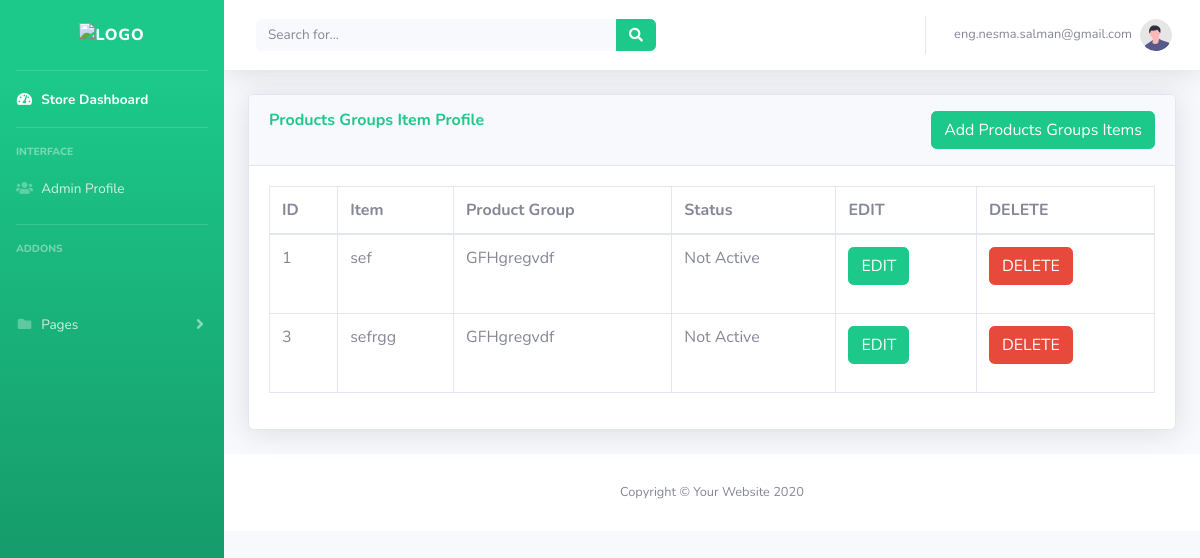
Screenshot of /productsgroupsitems.php (signed in) with the database file from the repository.
### tables this page shows
CREATE TABLE `productsgroupsitems` (
  `id` int(11) NOT NULL,
  `item_id` int(11) NOT NULL,
  `productgroup_id` int(11) NOT NULL,
  `status` varchar(200) NOT NULL DEFAULT '',
  `created_at` timestamp NOT NULL DEFAULT current_timestamp(),
  `updated_at` timestamp NOT NULL DEFAULT current_timestamp(),
  `deleted_at` timestamp NOT NULL DEFAULT current_timestamp()
);

CREATE TABLE `items` (
  `id` int(11) NOT NULL,
  `title_en` varchar(300) NOT NULL,
  `title_ar` varchar(300) NOT NULL,
  `description_en` varchar(300) NOT NULL,
  `description_ar` varchar(300) NOT NULL,
  `price` int(11) NOT NULL,
  `discount` varchar(11) NOT NULL,
  `quantity` int(11) NOT NULL,
  `category_id` int(11) NOT NULL,
  `thumnailimage_url` varchar(233) NOT NULL,
  `status` varchar(11) NOT NULL DEFAULT '',
  `sort` int(13) NOT NULL,
  `video_url` varchar(122) NOT NULL,
  `created_at` timestamp NOT NULL DEFAULT current_timestamp() ON UPDATE current_timestamp(),
  `updated_at` timestamp NULL DEFAULT NULL,
  `deleted_at` timestamp NULL DEFAULT NULL
);

CREATE TABLE `productgroup` (
  `id` int(11) NOT NULL,
  `title_en` varchar(300) NOT NULL,
  `title_ar` varchar(300) NOT NULL,
  `created_at` timestamp NOT NULL DEFAULT current_timestamp(),
  `updated_at` timestamp NOT NULL DEFAULT current_timestamp(),
  `deleted_at` timestamp NOT NULL DEFAULT current_timestamp()
);

### productsgroupsitems.php (the view, shortened to what this page needs)
<?php
include('includes/header.php');
include('includes/navbar.php');
?>
                    <?php
                    $item = "SELECT * FROM items";
                    $item_run = mysqli_query($connection, $item);
                    ?>
                    <?php
                    $productgroup = "SELECT * FROM productgroup";
                    $productgroup_run = mysqli_query($connection, $productgroup);
                    ?>
<div class="container-fluid">
    <div class="card shadow mb-4">
        <div class="card-header py-3">
            <h6 class="m-0 font-weight-bold text-success">Products Groups Item Profile
                <button type="button" class="btn btn-success float-right" data-toggle="modal" data-target="#addproductsgroupsitems">
                    Add Products Groups Items
                </button>
            </h6>
        </div>
        <div class="card-body">
            <div class="table-responsive">
                <?php
                $connection = mysqli_connect("localhost", "root", "", "store");
                $query = "SELECT * FROM productsgroupsitems ";
                $query_run = mysqli_query($connection, $query);
                ?>
                <table class="table table-bordered" id="dataTable" width="100%" cellspacing="0">
                    <thead>
                        <tr>
                            <th>ID</th>
                            <th>Item </th>
                            <th>Product Group</th>
                            <th>Status</th>
                            <th>EDIT</th>
                            <th>DELETE</th>
                        </tr>
                    </thead>
                    <tbody>
                        <?php
                        while ($row= mysqli_fetch_assoc($query_run)) {
                            $item_id = $row['item_id'];
                            $item = "SELECT * FROM items WHERE id = '$item_id' ";
                            $item_con = mysqli_query($connection, $item);
                            $productgroup_id = $row['productgroup_id'];
                            $productgroup = "SELECT * FROM productgroup WHERE id = '$productgroup_id' ";
                            $productgroup_con = mysqli_query($connection, $productgroup);
                        ?>
                            <td><?php echo $row['id']; ?></td>
                            <td><?php
                                if (is_array($item_con) || is_object($item_con)) {
                                    foreach ($item_con as $rowit) {
                                        echo $rowit['title_en'];
                                    }
                                }
                                ?>
                            </td>
                            <td><?php
                                if (is_array($productgroup_con) || is_object($productgroup_con)) {
                                    foreach ($productgroup_con as $rowpg) {
                                        echo $rowpg['title_en'];
                                    }
                                }
                                ?>
                            </td>
                            <td> <?php echo $row['status']; ?> </td>
                            <td>
                                <form action="productsgroupsitemsedit.php" method="post">
                                    <button type="submit" name="productsgroupsitemseditbtn" class="btn btn-success">EDIT</button>
                                </form>
                            </td>
                            <td>
                                <form action="code.php" method="POST">
                                    <button type="submit" name="delete_pgi_btn" class="btn btn-danger">DELETE</button>
                                </form>
                            </td>
                        <?php
                        }
                        ?>
                    </tbody>
                </table>
            </div>
        </div>
    </div>
</div>
<?php
include('includes/footer.php');
?>

### rows the page displays
productsgroupsitems: id "1", status "Not Active"
items: title_en "sef"
productgroup: title_en "GFHgregvdf"
productsgroupsitems: id "3", status "Not Active"
items: title_en "sefrgg"

### other values shown
$_SESSION['username'] "eng.nesma.salman@gmail.com"
